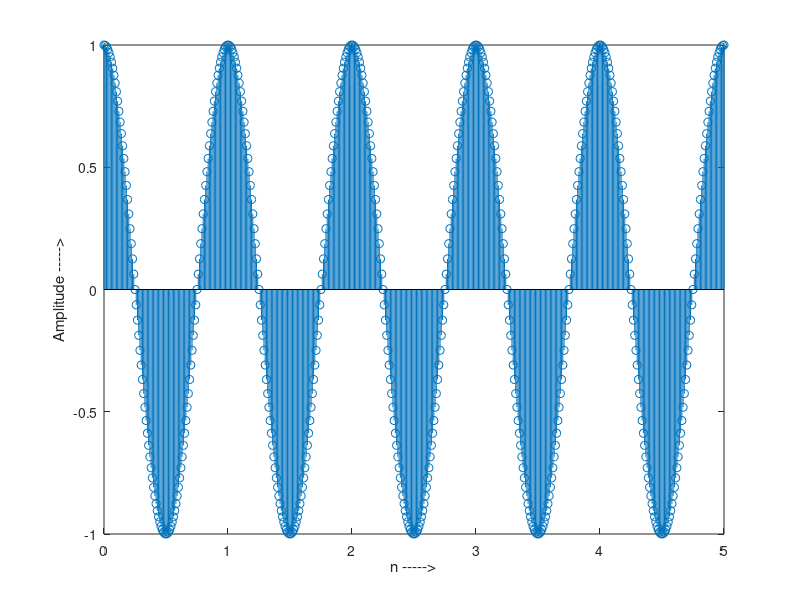

The MATLAB source for this figure:
function[] = cosineFunction()
clc;
clear all;
N = input('Enter the number of cycles of cosine: ');
t = 0:0.01:N;
x = cos(2*pi*t);
stem(t, x);
xlabel('n ----->');
ylabel('Amplitude ----->');
end

